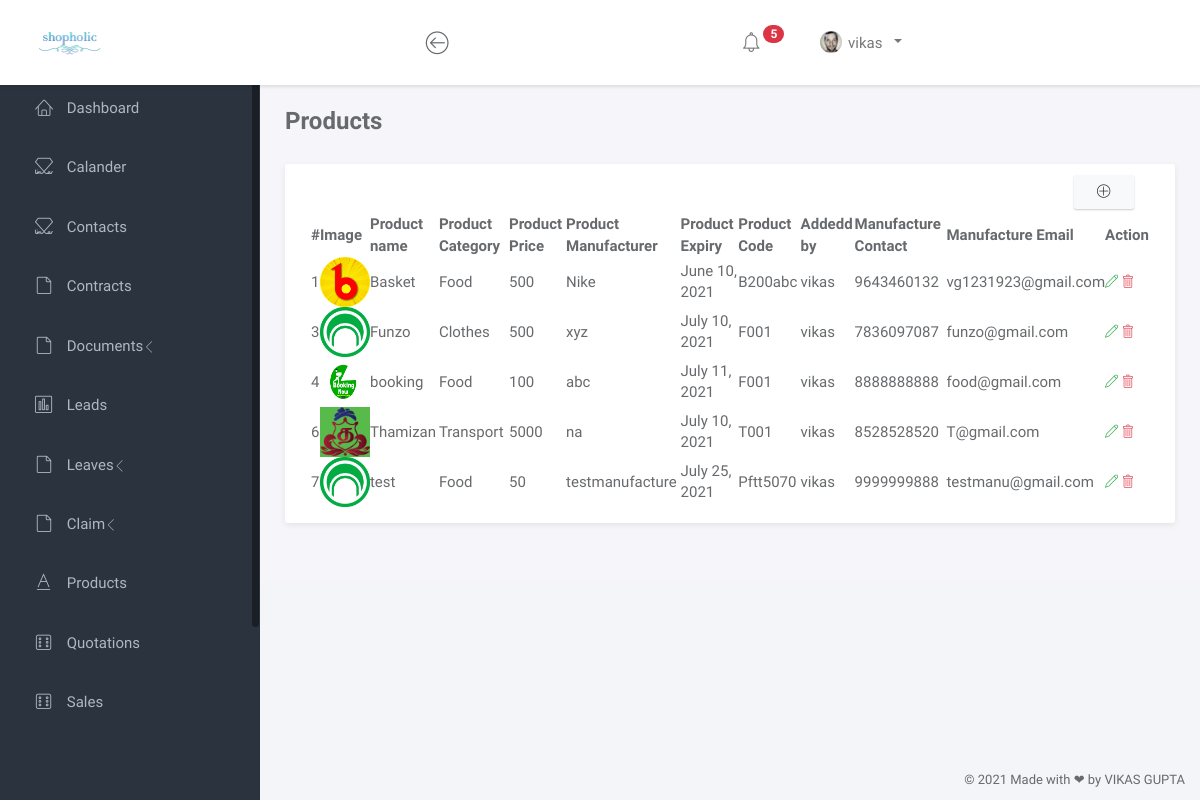
Page /products (signed in) on the earlier database version.
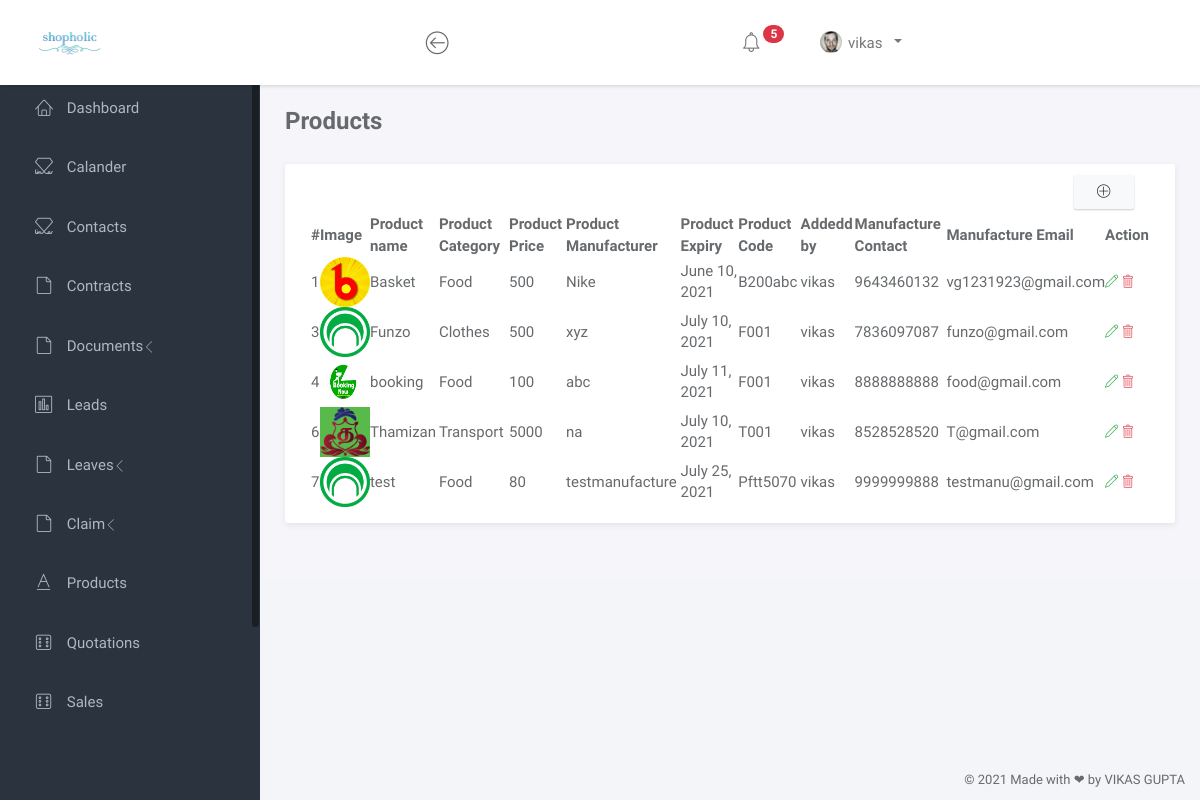
Same page on the later database version.
### shopping/models.py (models this page shows, shortened)
class Product(models.Model):
    product_image = models.ImageField(upload_to='images/product', blank=True, null=True)
    product_name = models.CharField(max_length=200)
    product_category = models.CharField(max_length=200)
    height = models.IntegerField()
    width = models.IntegerField()
    product_weight = models.IntegerField()
    product_color = models.CharField(max_length=200)
    product_description = models.TextField()
    product_price = models.IntegerField()
    product_manufacture = models.CharField(max_length=200)
    expirydate = models.DateField()
    manufacture_price = models.IntegerField()
    product_code = models.CharField(max_length=200)
    product_warranty = models.IntegerField()
    query_contact = models.IntegerField()
    product_gurantee = models.IntegerField()
    query_email = models.EmailField()
    addedby = models.ForeignKey(User, on_delete=models.DO_NOTHING)

### shopping/views.py (the view)
# urls.py: path('products', views.products, name="products"),
@login_required(login_url='login')
def products(request):
    context = {}
    context["data"] = Product.objects.all()
    return render(request, "User/product/products.html", context)

### shopping/templates/User/product/products.html
{% load static %}
{% include 'User/head.html' %}
		<div class="main">
			<div class="main-content">
				<div class="container-fluid">
					<div class="row">
						<div class="col-sm"><h3 class="page-title"><b>Products</b></h3></div>
						<div class="col-sm">
						</div>
					</div>
					<div class="panel panel-headline">
						<div class="panel-body">
							<div class="col text-right mb-2">
								<a href="addproduct" class="btn btn-light" ><i class="lnr lnr-plus-circle"></i></a>
							</div>
							<div class="table-responsive">
								<table id="example" class="display nowrap" style="width:100%">
									<thead>
										<tr>
											<th>#</th>
											<th>Image</th>
											<th>Product name</th>
											<th>Product Category</th>
											<th>Product Price</th>
											<th>Product Manufacturer</th>
											<th>Product Expiry</th>
											<th>Product Code</th>
											<th>Addedd by</th>
											<th>Manufacture Contact</th>
											<th>Manufacture Email</th>
											<th>Action</th>
										</tr>
									</thead>
									<tbody>
										{% for da in data %}
										<tr>
											<td>{{ da.id }}</td>
											<td><img src="media/{{ da.product_image }}" height="50" width="50" ></td>
											<td>{{ da.product_name }}</td>
											<td>{{ da.product_category }}</td>
											<td>{{ da.product_price }}</td>
											<td>{{ da.product_manufacture }}</td>
											<td>{{ da.expirydate }}</td>
											<td>{{ da.product_code }}</td>
											<td>{{ da.addedby }}</td>
											<td>{{ da.query_contact }}</td>
											<td>{{ da.query_email }}</td>
											<td>
												<a class="link" href="editproduct/{{ da.id }}">
													<span class="lnr lnr-pencil text-success"></span>
												</a>
												<a class="link" onclick="return confirm('Are you sure you want to delete this Product ?');" href="deleteproduct/{{ da.id }}">
													<span class="lnr lnr-trash text-danger"></span>
												</a>
											</td>
										</tr>
										{% endfor %}
									</tbody>
								</table>
							</div>
						</div>
					</div>
				</div>
			</div>
		</div>
{% include 'User/foot2.html' %}

Differences in the rows shown:
changed Product "test": product_price "50" → "80"
